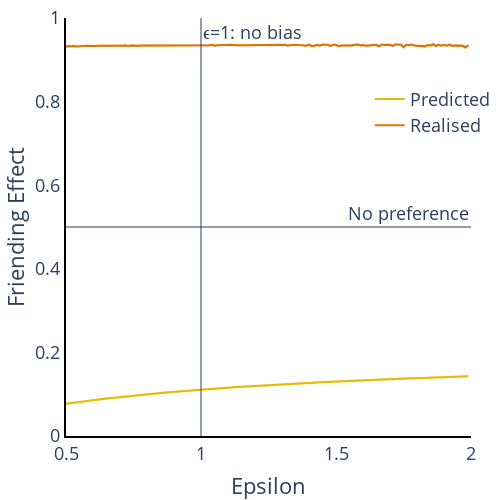

Here is the notebook cell this chart was saved with:
### Markdown cell above
### Epsilon Friending bias DONE

### Code cell
Friending_epsilon_rho125 = plotly_lines.plot_MTO_sim_results(plotly_lines(), data=df_eps[df_eps['rho'] == 1.25], x_var='epsilon', y_var='Friend_Bias', x_range=[0.5,2], y_range=[0,1], x_title='Epsilon', y_title='Exposure', with_predicted=True, colors=['rgba(224,116,0,1)', 'rgba(229,187,0,1)'])



fig_Friending_epsilon = go.Figure(data = Friending_epsilon_rho125.data)

fig_Friending_epsilon.update_layout(
    title = None, 
    font=dict(size = 18),
    xaxis_title = 'Epsilon', 
    yaxis_title = 'Friending Effect',
    width = 500, height = 500,
    showlegend = True, 
    legend=dict(x=0.75,y=0.85),
    legend_title_text = '',
    xaxis_range = [0.5,2],
    yaxis_range = [0,1],
    margin=dict(b=5,l=5,r=5,t=5),
    xaxis = dict(showgrid = False, showline = True, linecolor = 'rgb(0,0,0)', linewidth = 2), 
    yaxis = dict(showgrid = False, showline = True, linecolor = 'rgb(0,0,0)', linewidth = 2),
    plot_bgcolor='rgba(0,0,0,0)')


fig_Friending_epsilon.add_hline(y=0.5, line_width=1, annotation_text = 'No preference')
fig_Friending_epsilon.add_vline(x=1, line_width=1, annotation_text = 'ϵ=1: no bias')

### Figure 1 — Plotly figure (JSON) as saved in the notebook; plotly's stock layout.template omitted (floating-point values rounded to 4 significant figures; data arrays with more than 128 entries replaced by an {"elided": "..."} marker saying what was removed)
{"data": [{"line": {"color": "rgba(224,116,0,1)", "width": 2}, "mode": "lines", "name": "Realised", "showlegend": true, "type": "scatter", "x": {"elided": "150 float values"}, "y": {"elided": "150 float values"}}, {"line": {"color": "rgba(224,116,0,0.25)", "width": 2}, "mode": "lines", "showlegend": false, "type": "scatter", "x": {"elided": "150 float values"}, "y": {"elided": "150 float values"}}, {"fill": "tonexty", "fillcolor": "rgba(68, 68, 68, 0.2)", "line": {"color": "rgba(224,116,0,0.25)", "width": 2}, "mode": "lines", "showlegend": false, "type": "scatter", "x": {"elided": "150 float values"}, "y": {"elided": "150 float values"}}, {"line": {"color": "rgba(229,187,0,1)", "width": 2}, "mode": "lines", "name": "Predicted", "showlegend": true, "type": "scatter", "x": {"elided": "150 float values"}, "y": {"elided": "150 float values"}}, {"line": {"color": "rgba(229,187,0,0.25)", "width": 2}, "mode": "lines", "showlegend": false, "type": "scatter", "x": {"elided": "150 float values"}, "y": {"elided": "150 float values"}}, {"fill": "tonexty", "fillcolor": "rgba(68, 68, 68, 0.2)", "line": {"color": "rgba(229,187,0,0.25)", "width": 2}, "mode": "lines", "showlegend": false, "type": "scatter", "x": {"elided": "150 float values"}, "y": {"elided": "150 float values"}}], "layout": {"annotations": [{"showarrow": false, "text": "No preference", "x": 1, "xanchor": "right", "xref": "x domain", "y": 0.5, "yanchor": "bottom", "yref": "y"}, {"showarrow": false, "text": "ϵ=1: no bias", "x": 1, "xanchor": "left", "xref": "x", "y": 1, "yanchor": "top", "yref": "y domain"}], "font": {"size": 18}, "height": 500, "legend": {"title": {"text": ""}, "x": 0.75, "y": 0.85}, "margin": {"b": 5, "l": 5, "r": 5, "t": 5}, "plot_bgcolor": "rgba(0,0,0,0)", "shapes": [{"line": {"width": 1}, "type": "line", "x0": 0, "x1": 1, "xref": "x domain", "y0": 0.5, "y1": 0.5, "yref": "y"}, {"line": {"width": 1}, "type": "line", "x0": 1, "x1": 1, "xref": "x", "y0": 0, "y1": 1, "yref": "y domain"}], "showlegend": true, "title": {}, "width": 500, "xaxis": {"linecolor": "rgb(0,0,0)", "linewidth": 2, "range": [0.5, 2], "showgrid": false, "showline": true, "title": {"text": "Epsilon"}}, "yaxis": {"linecolor": "rgb(0,0,0)", "linewidth": 2, "range": [0, 1], "showgrid": false, "showline": true, "title": {"text": "Friending Effect"}}}}
